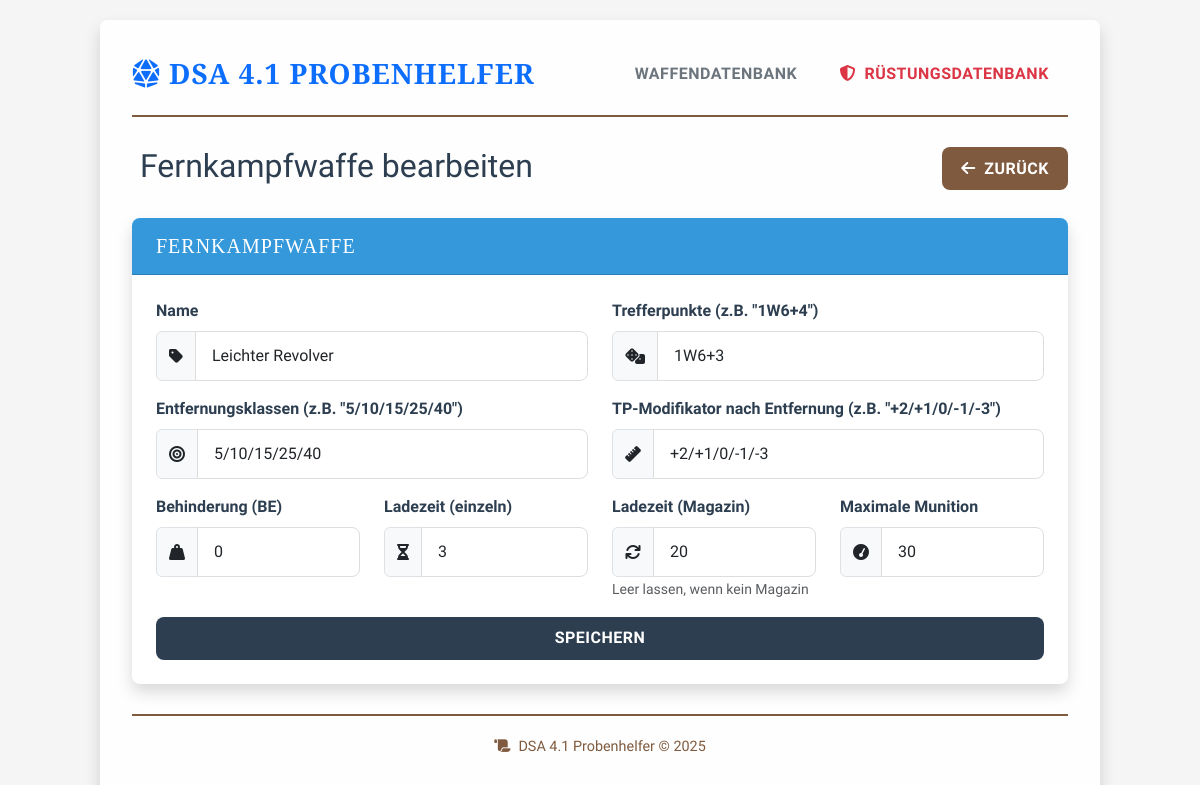
The app's page /weapon/ranged/1/edit, older data.
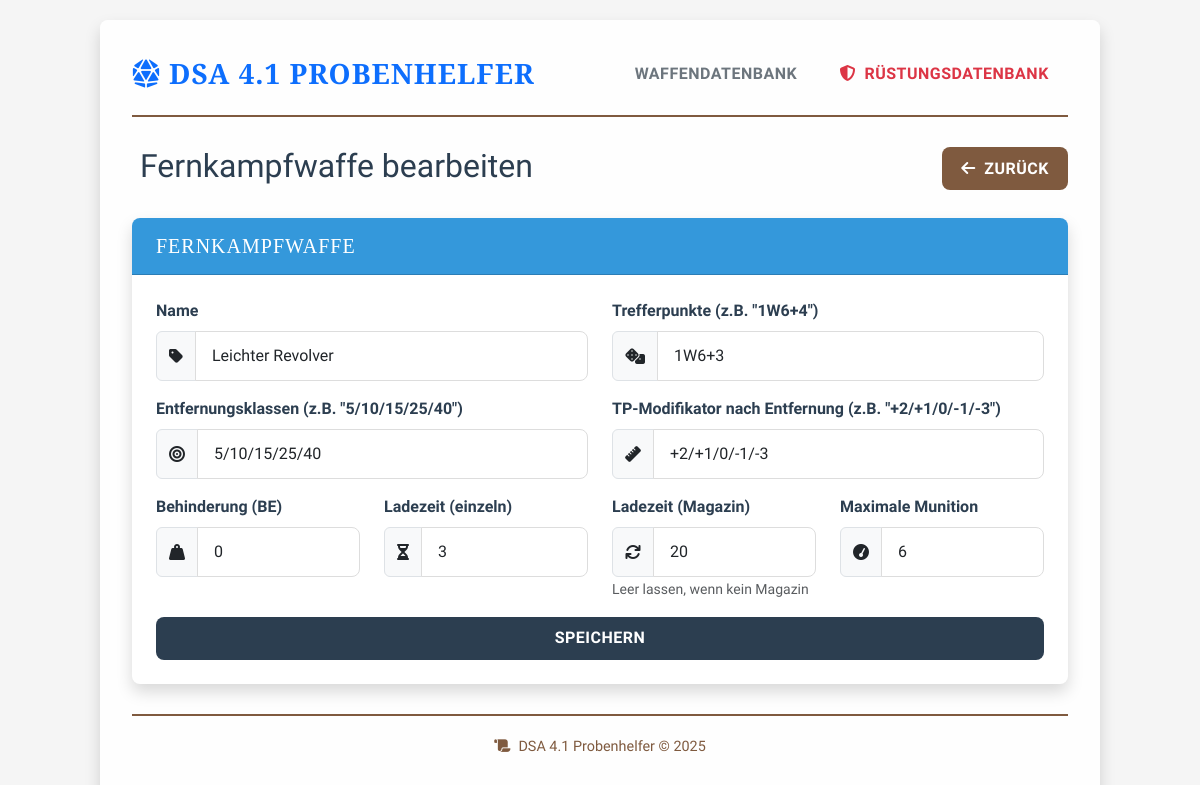
The same page, newer data.
### app.py (models this page shows)
class Weapon(db.Model):
    __abstract__ = True
    id = db.Column(db.Integer, primary_key=True)
    name = db.Column(db.String(100), nullable=False)

class RangedWeapon(Weapon):
    __tablename__ = 'ranged_weapon'
    be = db.Column(db.Integer, default=0)  # Behinderung
    tp = db.Column(db.String(20), nullable=False)  # z.B. "1W6+4"
    reichweite = db.Column(db.String(50), nullable=False)  # z.B. "5/10/15/25/40"
    tp_mod_entfernung = db.Column(db.String(50), nullable=False)  # z.B. "+2/+1/0/-1/-3"
    ladezeit_einzeln = db.Column(db.Integer, default=1)  # Ladezeit innerhalb eines Magazins
    ladezeit_magazin = db.Column(db.Integer, nullable=True)  # Ladezeit für Magazinwechsel, NULL wenn kein Magazin
    munition_max = db.Column(db.Integer, default=0)  # Maximale Munition
    character_links = db.relationship('CharacterRangedWeapon', backref='weapon', lazy=True, cascade="all, delete-orphan")

### app.py (the view, shortened to what this page needs)
@app.route('/weapon/ranged/<int:weapon_id>/edit', methods=['GET', 'POST'])
def edit_ranged_weapon(weapon_id):
    weapon = db.session.get(RangedWeapon, weapon_id)
    if weapon is None:
        abort(404)
    form = RangedWeaponForm(obj=weapon)
    return render_template('ranged_weapon_form.html', form=form, title='Fernkampfwaffe bearbeiten')

### app.py
class RangedWeaponForm(FlaskForm):
    name = StringField('Name', validators=[DataRequired()])
    be = IntegerField('Behinderung (BE)', validators=[NumberRange(min=0)], default=0)
    tp = StringField('Trefferpunkte (z.B. "1W6+4")', validators=[DataRequired()])
    reichweite = StringField('Entfernungsklassen (z.B. "5/10/15/25/40")', validators=[DataRequired()])
    tp_mod_entfernung = StringField('TP-Modifikator nach Entfernung (z.B. "+2/+1/0/-1/-3")', validators=[DataRequired()])
    ladezeit_einzeln = IntegerField('Ladezeit (einzeln)', validators=[NumberRange(min=0)], default=1)
    ladezeit_magazin = IntegerField('Ladezeit (Magazin)', validators=[NumberRange(min=0)])
    munition_max = IntegerField('Maximale Munition', validators=[NumberRange(min=0)], default=0)
    submit = SubmitField('Speichern')

### templates/ranged_weapon_form.html (shortened to what this page needs)
{% extends "layout.html" %}
{% block content %}
<div class="row mb-4">
  <div class="col">
    <h2>{{ title }}</h2>
  </div>
  <div class="col text-end">
    <a href="{{ url_for('all_weapons') }}" class="btn btn-secondary">
      <i class="fas fa-arrow-left me-1"></i> Zurück
    </a>
  </div>
</div>
<form method="POST">
  <div class="card mb-4">
    <div class="card-header bg-info text-white">
      <h5 class="mb-0">Fernkampfwaffe</h5>
    </div>
    <div class="card-body">
      <div class="row mb-3">
        <div class="col-md-6">
          <div class="form-group">
            {{ form.name.label(class="form-label") }}
            <div class="input-group">
              <span class="input-group-text"><i class="fas fa-tag"></i></span>
              {{ form.name(class="form-control") }}
            </div>
          </div>
        </div>
        <div class="col-md-6">
          <div class="form-group">
            {{ form.tp.label(class="form-label") }}
            <div class="input-group">
              <span class="input-group-text"><i class="fas fa-dice"></i></span>
              {{ form.tp(class="form-control") }}
            </div>
          </div>
        </div>
      </div>
      <div class="row mb-3">
        <div class="col-md-6">
          <div class="form-group">
            {{ form.reichweite.label(class="form-label") }}
            <div class="input-group">
              <span class="input-group-text"><i class="fas fa-bullseye"></i></span>
              {{ form.reichweite(class="form-control") }}
            </div>
          </div>
        </div>
        <div class="col-md-6">
          <div class="form-group">
            {{ form.tp_mod_entfernung.label(class="form-label") }}
            <div class="input-group">
              <span class="input-group-text"><i class="fas fa-ruler"></i></span>
              {{ form.tp_mod_entfernung(class="form-control") }}
            </div>
          </div>
        </div>
      </div>
      <div class="row mb-3">
        <div class="col-md-3">
          <div class="form-group">
            {{ form.be.label(class="form-label") }}
            <div class="input-group">
              <span class="input-group-text"><i class="fas fa-weight-hanging"></i></span>
              {{ form.be(class="form-control") }}
            </div>
          </div>
        </div>
        <div class="col-md-3">
          <div class="form-group">
            {{ form.ladezeit_einzeln.label(class="form-label") }}
            <div class="input-group">
              <span class="input-group-text"><i class="fas fa-hourglass-half"></i></span>
              {{ form.ladezeit_einzeln(class="form-control") }}
            </div>
          </div>
        </div>
        <div class="col-md-3">
          <div class="form-group">
            {{ form.ladezeit_magazin.label(class="form-label") }}
            <div class="input-group">
              <span class="input-group-text"><i class="fas fa-sync"></i></span>
              {{ form.ladezeit_magazin(class="form-control") }}
            </div>
            <small class="text-muted">Leer lassen, wenn kein Magazin</small>
          </div>
        </div>
        <div class="col-md-3">
          <div class="form-group">
            {{ form.munition_max.label(class="form-label") }}
            <div class="input-group">
              <span class="input-group-text"><i class="fas fa-tachometer"></i></span>
              {{ form.munition_max(class="form-control") }}
            </div>
          </div>
        </div>
      </div>
      <div class="d-grid gap-2">
        {{ form.submit(class="btn btn-primary") }}
      </div>
    </div>
  </div>
</form>
{% endblock %}

Row changes from the older to the newer data that the page shows:
changed RangedWeapon "Leichter Revolver": munition_max "30" → "6"
